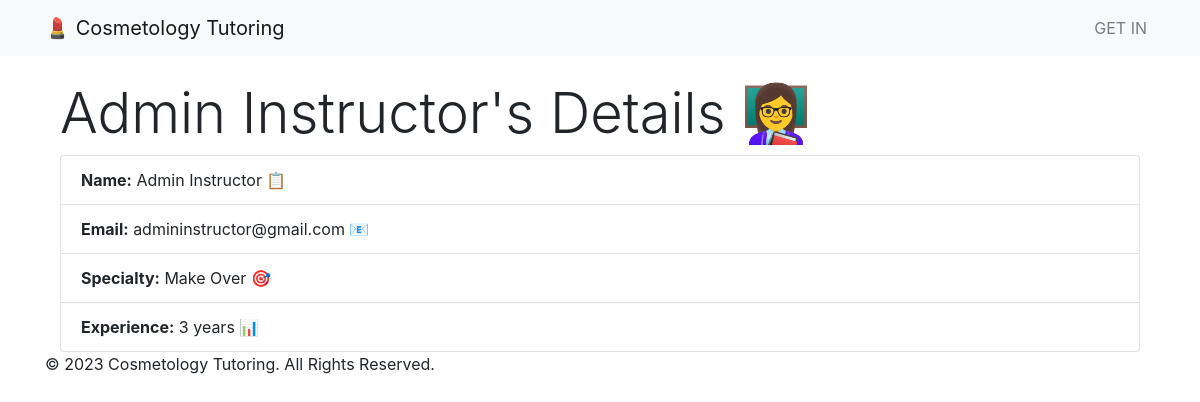
The page /instructors/instructors/1/ on the database its author committed.
### instructors/models.py (models this page shows, shortened)
class Instructor(models.Model):
    user = models.OneToOneField(User, on_delete=models.CASCADE)
    name = models.CharField(max_length=100)
    email = models.EmailField()
    specialty = models.CharField(max_length=100)
    experience = models.PositiveIntegerField(default=0)

### instructors/views.py (the view)
# urls.py: path('instructors/<int:pk>/', InstructorDetailView.as_view(), name='instructor-detail'),
class InstructorDetailView(DetailView):
    model = Instructor
    template_name = 'instructors/instructor_detail.html'
    context_object_name = 'instructor'

### templates/instructors/instructor_detail.html (shortened to what this page needs)
{% extends "base.html" %}
{% block content %}
  <div class="container mt-4">
    <h1 class="display-4">{{ instructor.name }}'s Details 👩‍🏫</h1>
    <ul class="list-group">
      <li class="list-group-item">
        <strong>Name:</strong> {{ instructor.name }} 📋
      </li>
      <li class="list-group-item">
        <strong>Email:</strong> {{ instructor.email }} 📧
      </li>
      <li class="list-group-item">
        <strong>Specialty:</strong> {{ instructor.specialty }} 🎯
      </li>
      <li class="list-group-item">
        <strong>Experience:</strong> {{ instructor.experience }} years 📊
      </li>
    </ul>
  </div>
{% endblock %}

### rows shown on the page
Instructor: name "Admin Instructor", email "admininstructor@gmail.com", specialty "Make Over", experience "3"
